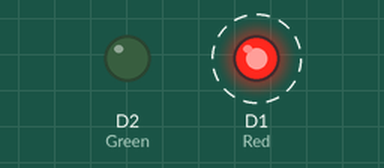
This sketch was run on a simulated ESP8266 (NodeMCU). Parts: output pins drawn as LEDs (lit = HIGH). Dashed ring = blinking.

Above: at 0.5 s.
At 1.5 s:
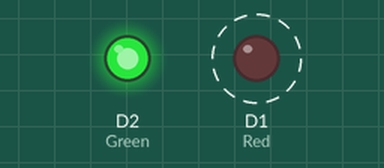
Timing chart, 0 to 3.0 s (numbered marks = the images above):
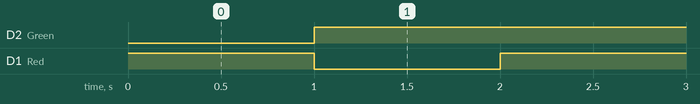

Measured:
- by itself, D2 (Green): LOW → HIGH at 1.0 s
- by itself, D1 (Red): alternates HIGH for 1.0 s and LOW for 1.0 s

The sketch:

Tow_Color.ino
```cpp
/*
 *  Name - Rohit Maurya
 *  Date - 14 Feb 2020
 *  dis - 2 color led
 */
#define Red D1
#define Green D2

void setup() {
pinMode(Red,OUTPUT);
pinMode(Green,OUTPUT);
}

void loop() {
 digitalWrite(Red,HIGH);
 delay(1000);
 digitalWrite(Red,LOW);

 digitalWrite(Green,HIGH);
 delay(1000);
 digitalWrite(Red,LOW);

}
```
